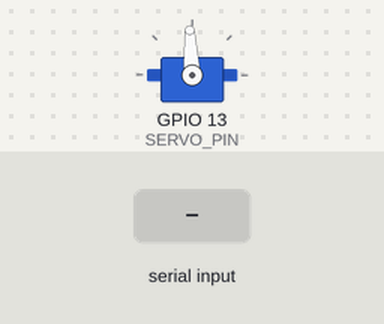
This sketch was run on a simulated ESP32-S3. Shown: servo. The test bench sets the inputs (shaded band). Servo pulses on a pin are drawn as a servo (544–2400 µs = 0–180°); what the sketch prints to the serial monitor is not drawn.

Above: at 2.2 s.
2.3 s: "30,150\n" received over Serial
At 3.6 s:
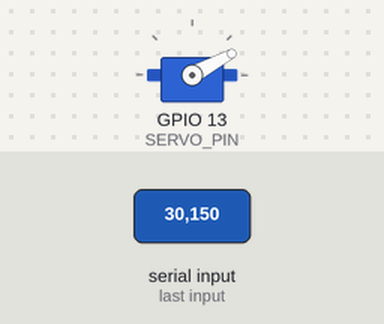
4.7 s: "5\n" received over Serial
At 6.2 s:
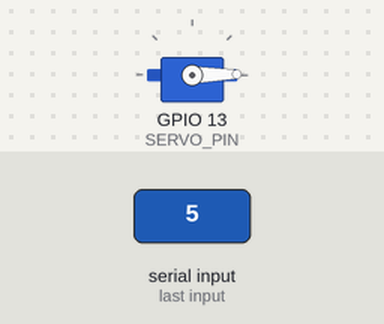
6.5 s: "200\n" received over Serial
At 10.2 s:
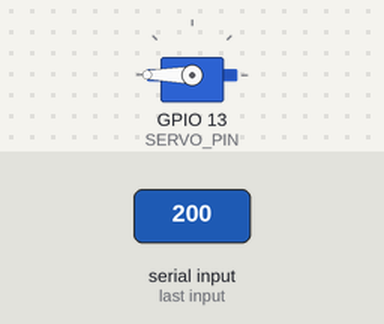
Timing chart, 0 to 11.7 s (numbered marks = the images above; inputs shaded):
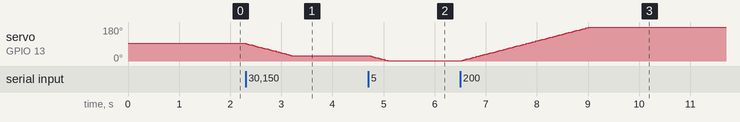

The sketch:

03_servo_basic.ino
```cpp
/*
  ESP32-S3 示例 03：基础舵机控制（串口输入角度）

  本例程重点：
  - 去掉 WiFi，纯本地控制
  - 串口输入角度（0-180）控制舵机
  - 使用非阻塞写法，舵机平滑转动

  舵机接线：
  舵机红线 → 外部 5V+
  舵机棕/黑线 → 外部 5V-
  ESP32 GND → 外部 5V- （共地！！）
  舵机黄/橙线 → ESP32 GPIO13

  重要提醒：
  - GPIO13 已在本教程使用的 ESP32 开发板排针上引出，可以直接接舵机信号线
  - 舵机不要直接从 ESP32 3.3V 供电，必须使用外部 5V 电源
  - ESP32 的 GND 必须与外部电源的 GND 连接（共地）

  使用方法：
  1. 打开串口监视器（波特率 115200）
  2. 输入 0-180 之间的数字，按回车
  3. 观察舵机平滑转动到目标角度
*/

const int SERVO_PIN = 13;  // 舵机控制引脚
const int PWM_FREQ = 50;  // PWM频率50Hz，舵机标准
const int PWM_RESOLUTION = 16;  // 16位分辨率提高精度

int currentAngle = 90, targetAngle = 90;  // 当前角度和目标角度

unsigned long lastServoUpdate = 0;  // 上次更新舵机的时间
const unsigned long servoInterval = 15;  // 舵机更新间隔15ms

// 将角度（0-180）转换为 16 位 PWM 占空比
uint32_t angleToDuty(int angle) {
  angle = constrain(angle, 0, 180);  // 限制角度范围0-180

  const int minUs = 500;   // 0° 对应 500us
  const int maxUs = 2500;  // 180° 对应 2500us

  int pulseUs = map(angle, 0, 180, minUs, maxUs);  // 角度映射到脉宽
  uint32_t maxDuty = (1UL << PWM_RESOLUTION) - 1;  // 计算最大占空比值

  return (uint32_t)((pulseUs * maxDuty) / 20000UL);  // 转换为占空比（20ms周期）
}

// 处理串口输入
void handleSerialInput() {
  if (Serial.available() > 0) {  // 检查是否有数据
    int inputAngle = Serial.parseInt();  // 读取整数角度

    while (Serial.available() > 0) Serial.read();  // 清空缓冲区

    targetAngle = constrain(inputAngle, 0, 180);  // 限制目标角度范围
    Serial.print("目标角度设置为: ");
    Serial.print(targetAngle);
    Serial.println("°");
  }
}

// 非阻塞舵机更新
void updateServo() {
  unsigned long now = millis();  // 获取当前时间

  if (now - lastServoUpdate < servoInterval) return;  // 未到更新时间则返回

  lastServoUpdate = now;  // 记录更新时间

  if (currentAngle != targetAngle) {  // 当前角度未到达目标
    currentAngle += (currentAngle < targetAngle) ? 1 : -1;  // 每次移动1度
    ledcWrite(SERVO_PIN, angleToDuty(currentAngle));  // 输出PWM信号
    Serial.print("当前角度: ");
    Serial.println(currentAngle);
  }
}

void setup() {
  Serial.begin(115200);  // 初始化串口
  delay(1000);  // 等待串口稳定

  Serial.println("\n=========================================\n"
                 "  ESP32-S3 基础舵机控制\n"
                 "=========================================\n"
                 "请输入角度（0-180）并按回车：\n");

  ledcAttach(SERVO_PIN, PWM_FREQ, PWM_RESOLUTION);  // 配置PWM通道
  ledcWrite(SERVO_PIN, angleToDuty(currentAngle));  // 设置初始角度

  Serial.print("舵机初始化完成，当前角度: ");
  Serial.print(currentAngle);
  Serial.println("°\n");
}

void loop() {
  handleSerialInput();  // 处理串口输入
  updateServo();  // 更新舵机位置
}
```

Measured:
- after the input at 2.3 s, servo on GPIO 13 (SERVO_PIN): moves from 93° to 28° over 0.90 s, starting at once
- after the input at 4.7 s, servo on GPIO 13 (SERVO_PIN): moves from 28° to 1° over 0.37 s, starting at once
- after the input at 6.5 s, servo on GPIO 13 (SERVO_PIN): moves from 1° to 180° over 2.5 s, starting at once
